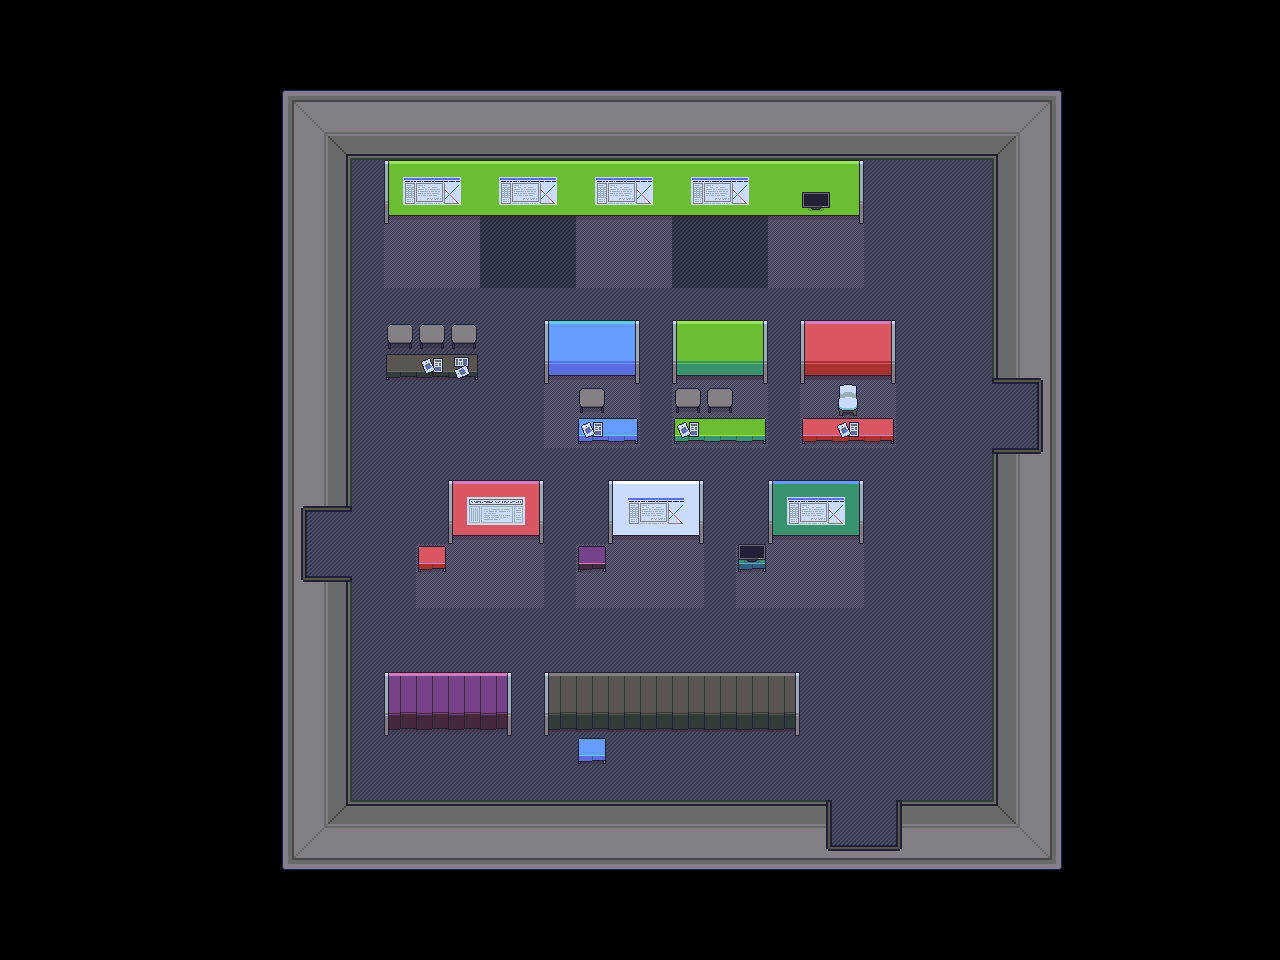

This game map was drawn from its Tiled (.tmx) file and the tilesets committed beside it. A one-line description and the trimmed map source follow:
An orthogonal 40x30 tile map with 32x32 px tiles, 5 tile layers (Ground, Shadow, Walls, L1, ...), 1 hidden layer not drawn, 3 tilesets.

<map version="1.2" tiledversion="1.3.5" orientation="orthogonal" renderorder="right-down" width="40" height="30" tilewidth="32" tileheight="32" infinite="0" nextlayerid="8" nextobjectid="1">
 <tileset firstgid="1" source="../../tilesets/Gather Conference 0.x.tsx" />
 <tileset firstgid="1025" source="../../tilesets/Gather University 0.x.tsx" />
 <tileset firstgid="1489" source="../../tilesets/Gather Games 0.x.tsx" />
 <layer id="2" name="Ground" width="40" height="30">
  <data>[1200 cells, 417 non-empty, 3 distinct tile ids]</data>
 </layer>
 <layer id="7" name="Shadow" width="40" height="30">
  <data>[1200 cells, 4 non-empty, 2 distinct tile ids]</data>
 </layer>
 <layer id="4" name="Other Ground" width="40" height="30" visible="0">
  <data>[1200 cells, 389 non-empty, 2 distinct tile ids]</data>
 </layer>
 <layer id="5" name="Walls" width="40" height="30">
  <data>[1200 cells, 276 non-empty, 27 distinct tile ids]</data>
 </layer>
 <layer id="1" name="L1" width="40" height="30">
  <data>[1200 cells, 108 non-empty, 69 distinct tile ids]</data>
 </layer>
 <layer id="3" name="L2" width="40" height="30">
  <data>[1200 cells, 89 non-empty, 39 distinct tile ids]</data>
 </layer>
</map>
